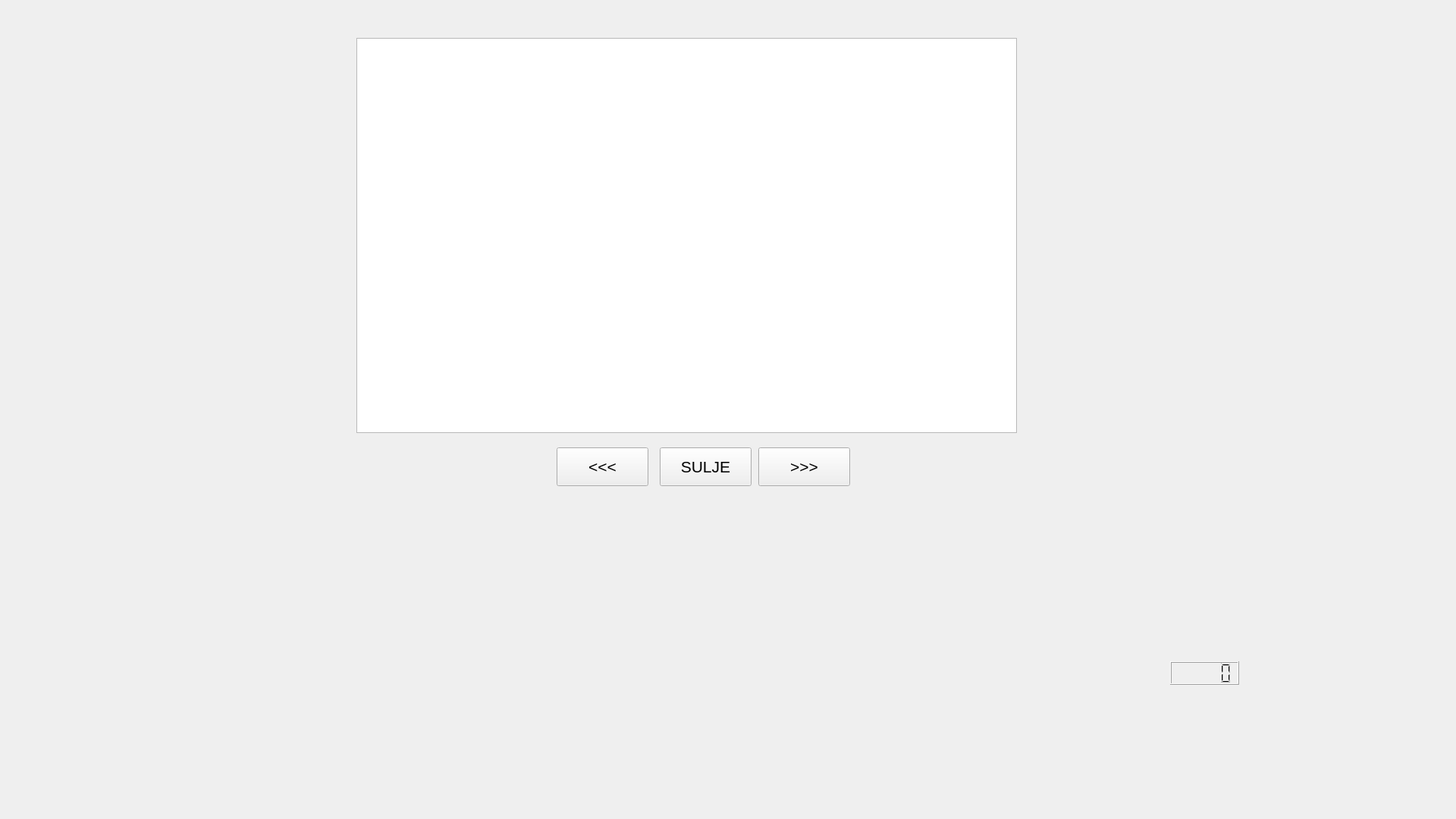
<?xml version="1.0" encoding="UTF-8"?>
<ui version="4.0">
 <class>tapahtumaWindow</class>
 <widget class="QWidget" name="tapahtumaWindow">
  <property name="geometry">
   <rect>
    <x>0</x>
    <y>0</y>
    <width>1920</width>
    <height>1080</height>
   </rect>
  </property>
  <property name="windowTitle">
   <string>Tilitapahtumat</string>
  </property>
  <property name="autoFillBackground">
   <bool>false</bool>
  </property>
  <widget class="QPushButton" name="forwardButton">
   <property name="geometry">
    <rect>
     <x>1000</x>
     <y>590</y>
     <width>121</width>
     <height>51</height>
    </rect>
   </property>
   <property name="font">
    <font>
     <pointsize>16</pointsize>
    </font>
   </property>
   <property name="text">
    <string>&gt;&gt;&gt;</string>
   </property>
  </widget>
  <widget class="QPushButton" name="backwardButton">
   <property name="geometry">
    <rect>
     <x>734</x>
     <y>590</y>
     <width>121</width>
     <height>51</height>
    </rect>
   </property>
   <property name="font">
    <font>
     <pointsize>16</pointsize>
    </font>
   </property>
   <property name="text">
    <string>&lt;&lt;&lt;</string>
   </property>
  </widget>
  <widget class="QPushButton" name="closeButton">
   <property name="geometry">
    <rect>
     <x>870</x>
     <y>590</y>
     <width>121</width>
     <height>51</height>
    </rect>
   </property>
   <property name="font">
    <font>
     <pointsize>16</pointsize>
    </font>
   </property>
   <property name="text">
    <string>SULJE</string>
   </property>
  </widget>
  <widget class="QTableWidget" name="tapahtumaTable">
   <property name="geometry">
    <rect>
     <x>470</x>
     <y>50</y>
     <width>871</width>
     <height>521</height>
    </rect>
   </property>
   <property name="font">
    <font>
     <pointsize>9</pointsize>
    </font>
   </property>
   <property name="verticalScrollBarPolicy">
    <enum>Qt::ScrollBarAsNeeded</enum>
   </property>
   <property name="horizontalScrollBarPolicy">
    <enum>Qt::ScrollBarAsNeeded</enum>
   </property>
   <attribute name="horizontalHeaderStretchLastSection">
    <bool>true</bool>
   </attribute>
   <attribute name="verticalHeaderStretchLastSection">
    <bool>false</bool>
   </attribute>
  </widget>
  <widget class="QLCDNumber" name="timer">
   <property name="geometry">
    <rect>
     <x>1543</x>
     <y>872</y>
     <width>91</width>
     <height>31</height>
    </rect>
   </property>
  </widget>
  <zorder>tapahtumaTable</zorder>
  <zorder>backwardButton</zorder>
  <zorder>forwardButton</zorder>
  <zorder>closeButton</zorder>
  <zorder>timer</zorder>
 </widget>
 <resources/>
 <connections/>
</ui>
